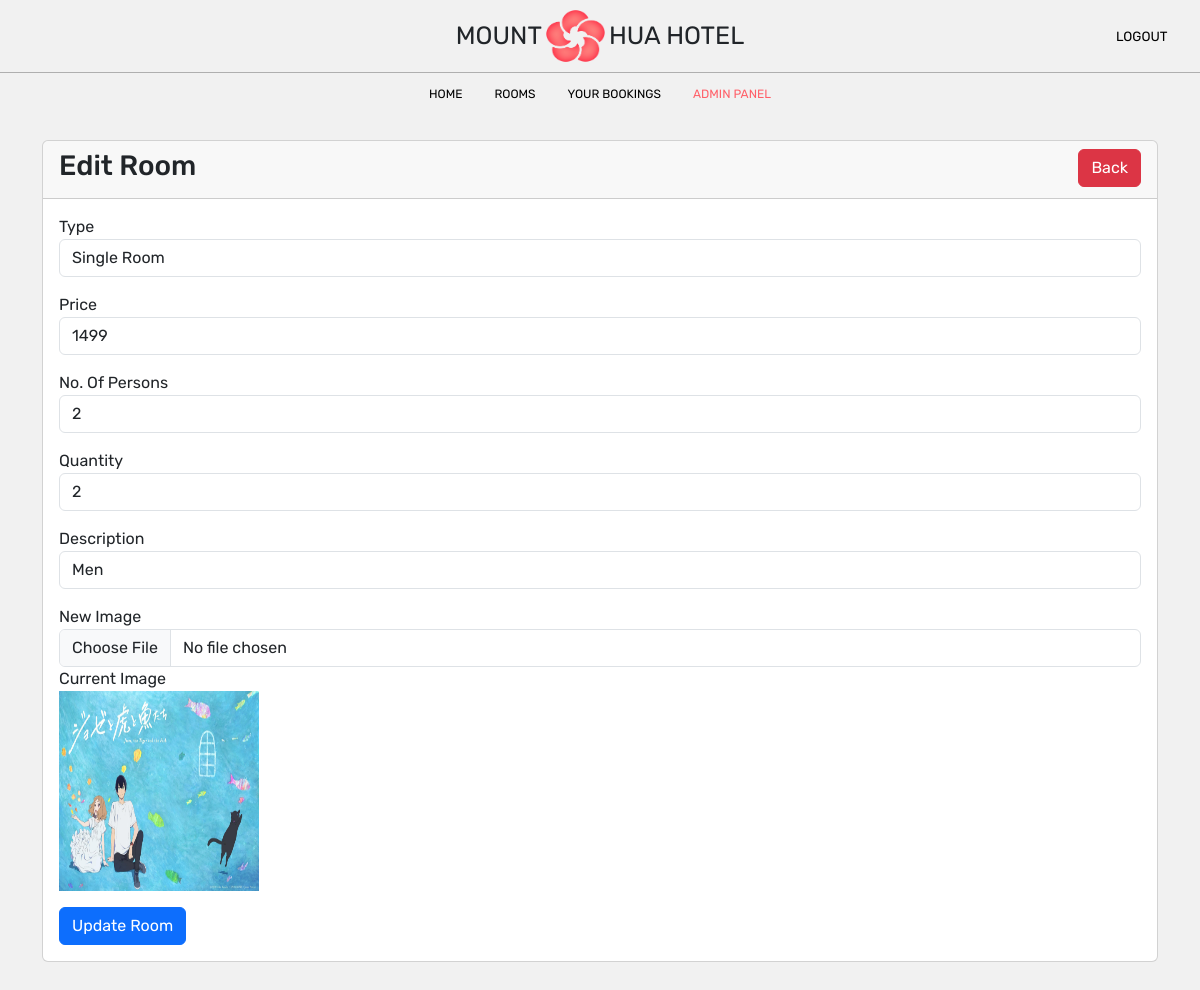
The app's page /website/admin/website/admin/admin_edit.php?room_id=90 with its own data.
### tables this page shows
CREATE TABLE `room` (
  `room_id` int(11) NOT NULL,
  `is_Available` varchar(10) NOT NULL,
  `type` varchar(255) NOT NULL,
  `price` int(11) NOT NULL,
  `persons` int(11) NOT NULL,
  `initialQuantity` int(11) NOT NULL,
  `quantity` int(11) NOT NULL,
  `description` text DEFAULT NULL,
  `image` varchar(255) NOT NULL,
  `users_id` int(11) DEFAULT NULL
);

### website/admin/website/admin/includes/dbh.inc.php (called while the page is built)
<?php
class Dbh
{
    private $dsn = "mysql:host=localhost;dbname=hoteldatabase";
    private $dbusername = "root";
    private $dbpassword = "";
    protected function connect()
    {
        try {
            $pdo = new PDO($this->dsn, $this->dbusername, $this->dbpassword);
            $pdo->setAttribute(PDO::ATTR_ERRMODE, PDO::ERRMODE_EXCEPTION);
            return $pdo;
        } catch (PDOException $e) {
            echo "Connection Failed: " . $e->getMessage();
        }
    }
}

### website/admin/website/admin/includes/admin_model.inc.php (called while the page is built, shortened)
<?php
require_once 'dbh.inc.php';
class admin_model extends Dbh
{
    public function get_room_id($room_id)
    {
        $query = "SELECT * FROM room WHERE room_id = :room_id LIMIT 1;";
        $stmt = $this->connect()->prepare($query);
        $stmt->bindParam(":room_id", $room_id);
        $stmt->execute();
        $result = $stmt->fetch(PDO::FETCH_ASSOC);
        return $result;
    }
}

### website/admin/website/admin/admin_edit.php (the view, shortened to what this page needs)
<?php
require_once '../admin/includes/dbh.inc.php';
require_once '../admin/includes/admin_model.inc.php';
require_once '../admin/includes/admin_view.inc.php';
if (isset($_GET['room_id'])) {
    $room_id = $_GET['room_id'];
    $admin_model = new admin_model();
    $result = $admin_model->get_room_id($room_id);
}
?>
<!DOCTYPE html>
<html lang="en">
<head>
    <link rel="stylesheet" href="	https://cdn.jsdelivr.net/npm/bootstrap@5.3.2/dist/css/bootstrap.min.css">
    <link rel="stylesheet" href="../homePage.css">
</head>
<body>
    <nav>
        <div class="parent_nav_top">
            <div class="logo">
                <h1 class="mount">MOUNT </h1>
                <img src="../picture/mounthua.webp" alt="Mount Hua Logo" class="mount_hua_logo">
                <h1 class="hua_hotel"> HUA HOTEL</h1>
            </div>
            <div class="side_nav">
                <form action="../includes/logout.inc.php" method="post">
                    <button class="logout">LOGOUT</button>
                </form>
            </div>
        </div>
        <div class="top_nav">
            <a href="./admin_home_page.php">HOME</a>
            <a href="./admin_room_page.php">ROOMS</a>
            <a href="./admin_bookings_page.php">YOUR BOOKINGS</a>
            <a href="./admin_adminPanel_page.php" class="active">ADMIN PANEL</a>
        </div>
    </nav>
    <div class="container">
        <div class="row">
            <div class="edit_container col-md-12 mt-4">
                <div class="card">
                    <div class="card-header">
                        <h3>Edit Room
                            <a href="../admin/admin_adminPanel_page.php" class="btn btn-danger float-end">Back</a>
                        </h3>
                    </div>
                    <div class="card-body">
                        <form action="../admin/includes/admin_edit.inc.php" method="POST"  enctype="multipart/form-data">
                            <div class="mb-3">
                                <label>Type</label>
                                <input type="text" name="type" value="<?= $result['type']; ?> " class="form-control" />
                            </div>
                            <div class="mb-3">
                                <label>Price</label>
                                <input type="text" name="price" value="<?= $result['price']; ?> " class="form-control" />
                            </div>
                            <div class="mb-3">
                                <label>No. Of Persons</label>
                                <input type="text" name="persons" value="<?= $result['persons']; ?> " class="form-control" />
                            </div>
                            <div class="mb-3">
                                <label>Quantity</label>
                                <input type="text" name="quantity" value="<?= $result['quantity']; ?> " class="form-control" />
                            </div>
                            <div class="mb-3">
                                <label>Description</label>
                                <input type="text" name="description" value="<?= $result['description']; ?> " class="form-control" />
                            </div>
                            <div class="mb-3">
                                <label>New Image</label>
                                <input type="file" name="image" class="form-control" />
                                <label>Current Image</label><br>
                                <img class="img_admin" src="../admin/includes/pictures/<?= $result['image']; ?>"><br>
                            </div>
                            <button type="submit" name="update_room_btn" class="btn btn-primary">Update Room</button>
                        </form>
                    </div>
                </div>
            </div>
        </div>
    </div>
</body>
</html>

### website/admin/website/homePage.css (style rules this page uses)
body { font-family: 'Rubik', sans-serif; margin: 0; background-color: #F1F1F1; }
.logo { display: flex; flex-direction: row; align-items: center; justify-content: center; height: 70.50px; width: 288.531px; }
img.mount_hua_logo { height: 56px; width: 67px; }
h1.mount { font-size: 25px; font-weight: normal; margin: 20.75px 0; }
h1.hua_hotel { font-size: 25px; font-weight: normal; margin: 20.75px 0; }
nav { position: sticky; top: 0; background-color: #F1F1F1; z-index: 1000; height: 115.5px; }
.top_nav { display: flex; justify-content: center; align-items: center; height: 42px; }
.top_nav a { float: left; text-align: center; padding: 14px 16px; text-decoration: none; color: black; font-size: 12px; }
.top_nav a.active { color: #FF5F68; }
.parent_nav_top { display: flex; flex-direction: row; justify-content: space-between; align-items: center; border-bottom: 1px solid #AFAFAF; height: 72.5px; }
button.logout { font-family: 'Rubik', sans-serif; background-color: #F1F1F1; border-style: none; font-size: 13.33px; }
.side_nav { width: 90px; }
.img_admin { width: 200px; height: 200px; object-fit: fit; }
.edit_container { padding-bottom: 50px; }

### records on screen
room: type "Single Room", price "1499", persons "2", quantity "2", description "Men", image (picture)
